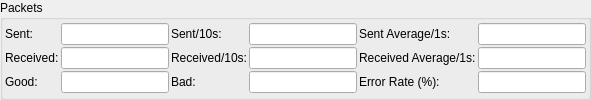
             <widget class="QGroupBox" name="groupBox_8">
              <property name="title">
               <string>Packets</string>
              </property>
              <layout class="QGridLayout" name="gridLayout_10">
               <property name="leftMargin">
                <number>2</number>
               </property>
               <property name="topMargin">
                <number>0</number>
               </property>
               <property name="rightMargin">
                <number>2</number>
               </property>
               <property name="bottomMargin">
                <number>1</number>
               </property>
               <property name="spacing">
                <number>0</number>
               </property>
               <item row="0" column="0">
                <layout class="QGridLayout" name="gridLayout_9">
                 <property name="topMargin">
                  <number>1</number>
                 </property>
                 <property name="bottomMargin">
                  <number>1</number>
                 </property>
                 <property name="spacing">
                  <number>2</number>
                 </property>
                 <item row="0" column="1">
                  <widget class="QLineEdit" name="edit_SpeedPacketsSent">
                   <property name="readOnly">
                    <bool>true</bool>
                   </property>
                  </widget>
                 </item>
                 <item row="1" column="1">
                  <widget class="QLineEdit" name="edit_SpeedPacketsRec">
                   <property name="readOnly">
                    <bool>true</bool>
                   </property>
                  </widget>
                 </item>
                 <item row="0" column="4">
                  <widget class="QLabel" name="label_36">
                   <property name="text">
                    <string>Sent Average/1s:</string>
                   </property>
                  </widget>
                 </item>
                 <item row="1" column="0">
                  <widget class="QLabel" name="label_SpeedConn_3">
                   <property name="text">
                    <string>Received:</string>
                   </property>
                  </widget>
                 </item>
                 <item row="0" column="3">
                  <widget class="QLineEdit" name="edit_SpeedPacketsSent10s">
                   <property name="readOnly">
                    <bool>true</bool>
                   </property>
                  </widget>
                 </item>
                 <item row="1" column="3">
                  <widget class="QLineEdit" name="edit_SpeedPacketsRec10s">
                   <property name="readOnly">
                    <bool>true</bool>
                   </property>
                  </widget>
                 </item>
                 <item row="1" column="4">
                  <widget class="QLabel" name="label_37">
                   <property name="text">
                    <string>Received Average/1s:</string>
                   </property>
                  </widget>
                 </item>
                 <item row="0" column="2">
                  <widget class="QLabel" name="label_8">
                   <property name="text">
                    <string>Sent/10s:</string>
                   </property>
                  </widget>
                 </item>
                 <item row="1" column="2">
                  <widget class="QLabel" name="label_9">
                   <property name="text">
                    <string>Received/10s:</string>
                   </property>
                  </widget>
                 </item>
                 <item row="0" column="0">
                  <widget class="QLabel" name="label_SpeedConn_2">
                   <property name="text">
                    <string>Sent:</string>
                   </property>
                  </widget>
                 </item>
                 <item row="2" column="0">
                  <widget class="QLabel" name="label_10">
                   <property name="text">
                    <string>Good:</string>
                   </property>
                  </widget>
                 </item>
                 <item row="0" column="5">
                  <widget class="QLineEdit" name="edit_SpeedPacketsSentAvg">
                   <property name="enabled">
                    <bool>true</bool>
                   </property>
                   <property name="readOnly">
                    <bool>true</bool>
                   </property>
                  </widget>
                 </item>
                 <item row="1" column="5">
                  <widget class="QLineEdit" name="edit_SpeedPacketsRecAvg">
                   <property name="enabled">
                    <bool>true</bool>
                   </property>
                   <property name="readOnly">
                    <bool>true</bool>
                   </property>
                  </widget>
                 </item>
                 <item row="2" column="2">
                  <widget class="QLabel" name="label_39">
                   <property name="text">
                    <string>Bad:</string>
                   </property>
                  </widget>
                 </item>
                 <item row="2" column="3">
                  <widget class="QLineEdit" name="edit_SpeedPacketsBad">
                   <property name="enabled">
                    <bool>true</bool>
                   </property>
                   <property name="readOnly">
                    <bool>true</bool>
                   </property>
                  </widget>
                 </item>
                 <item row="2" column="1">
                  <widget class="QLineEdit" name="edit_SpeedPacketsGood">
                   <property name="enabled">
                    <bool>true</bool>
                   </property>
                   <property name="readOnly">
                    <bool>true</bool>
                   </property>
                  </widget>
                 </item>
                 <item row="2" column="4">
                  <widget class="QLabel" name="label_42">
                   <property name="text">
                    <string>Error Rate (%):</string>
                   </property>
                  </widget>
                 </item>
                 <item row="2" column="5">
                  <widget class="QLineEdit" name="edit_SpeedPacketsErrorRate">
                   <property name="enabled">
                    <bool>true</bool>
                   </property>
                   <property name="readOnly">
                    <bool>true</bool>
                   </property>
                  </widget>
                 </item>
                </layout>
               </item>
              </layout>
             </widget>
